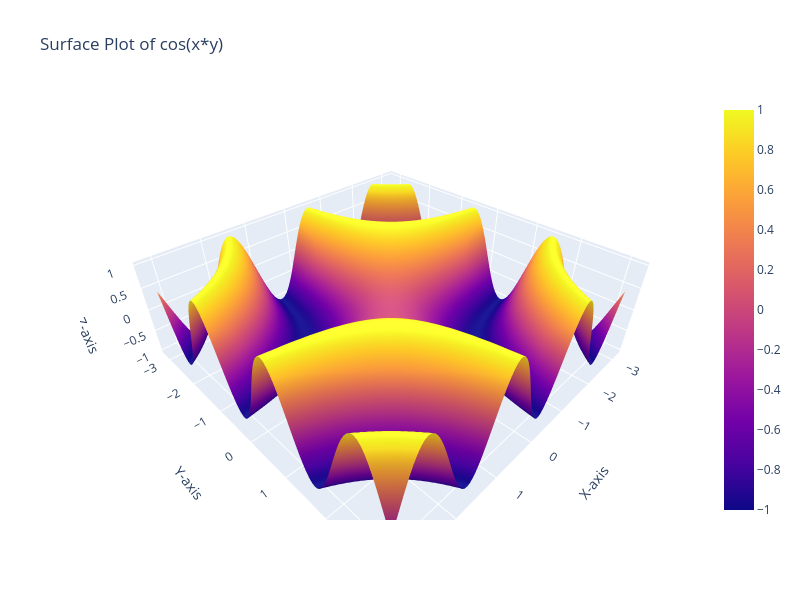

Here is the notebook cell this chart was saved with:
### Code cell
x = np.linspace(-np.pi, np.pi, 100)
y = np.linspace(-np.pi, np.pi, 100)

# Create a meshgrid for X and Y values
X, Y = np.meshgrid(x, y)

# Compute z directly using the function cos(x * y)
Z = np.sin(X * Y)

# Create the 3D surface plot
fig = go.Figure(data=[go.Surface(z=Z, x=x, y=y)])

# Update layout for better presentation
fig.update_layout(title='Surface Plot of cos(x*y)',
                  scene=dict(
                      xaxis_title='X-axis',
                      yaxis_title='Y-axis',
                      zaxis_title='Z-axis'),
                  width=800, height=600)

# Display the interactive plot
fig.show()

### Figure 1 — Plotly figure (JSON) as saved in the notebook; plotly's stock layout.template omitted (floating-point values rounded to 4 significant figures; data arrays with more than 128 entries replaced by an {"elided": "..."} marker saying what was removed)
{"data": [{"type": "surface", "x": [-3.142, -3.078, -3.015, -2.951, -2.888, -2.824, -2.761, -2.697, -2.634, -2.57, -2.507, -2.443, -2.38, -2.317, -2.253, -2.19, -2.126, -2.063, -1.999, -1.936, -1.872, -1.809, -1.745, -1.682, -1.618, -1.555, -1.491, -1.428, -1.365, -1.301, -1.238, -1.174, -1.111, -1.047, -0.9837, -0.9203, -0.8568, -0.7933, -0.7299, -0.6664, -0.6029, -0.5395, -0.476, -0.4125, -0.3491, -0.2856, -0.2221, -0.1587, -0.0952, -0.03173, 0.03173, 0.0952, 0.1587, 0.2221, 0.2856, 0.3491, 0.4125, 0.476, 0.5395, 0.6029, 0.6664, 0.7299, 0.7933, 0.8568, 0.9203, 0.9837, 1.047, 1.111, 1.174, 1.238, 1.301, 1.365, 1.428, 1.491, 1.555, 1.618, 1.682, 1.745, 1.809, 1.872, 1.936, 1.999, 2.063, 2.126, 2.19, 2.253, 2.317, 2.38, 2.443, 2.507, 2.57, 2.634, 2.697, 2.761, 2.824, 2.888, 2.951, 3.015, 3.078, 3.142], "y": [-3.142, -3.078, -3.015, -2.951, -2.888, -2.824, -2.761, -2.697, -2.634, -2.57, -2.507, -2.443, -2.38, -2.317, -2.253, -2.19, -2.126, -2.063, -1.999, -1.936, -1.872, -1.809, -1.745, -1.682, -1.618, -1.555, -1.491, -1.428, -1.365, -1.301, -1.238, -1.174, -1.111, -1.047, -0.9837, -0.9203, -0.8568, -0.7933, -0.7299, -0.6664, -0.6029, -0.5395, -0.476, -0.4125, -0.3491, -0.2856, -0.2221, -0.1587, -0.0952, -0.03173, 0.03173, 0.0952, 0.1587, 0.2221, 0.2856, 0.3491, 0.4125, 0.476, 0.5395, 0.6029, 0.6664, 0.7299, 0.7933, 0.8568, 0.9203, 0.9837, 1.047, 1.111, 1.174, 1.238, 1.301, 1.365, 1.428, 1.491, 1.555, 1.618, 1.682, 1.745, 1.809, 1.872, 1.936, 1.999, 2.063, 2.126, 2.19, 2.253, 2.317, 2.38, 2.443, 2.507, 2.57, 2.634, 2.697, 2.761, 2.824, 2.888, 2.951, 3.015, 3.078, 3.142], "z": {"elided": "100x100 float values"}}], "layout": {"height": 600, "scene": {"xaxis": {"title": {"text": "X-axis"}}, "yaxis": {"title": {"text": "Y-axis"}}, "zaxis": {"title": {"text": "Z-axis"}}}, "title": {"text": "Surface Plot of cos(x*y)"}, "width": 800}}
